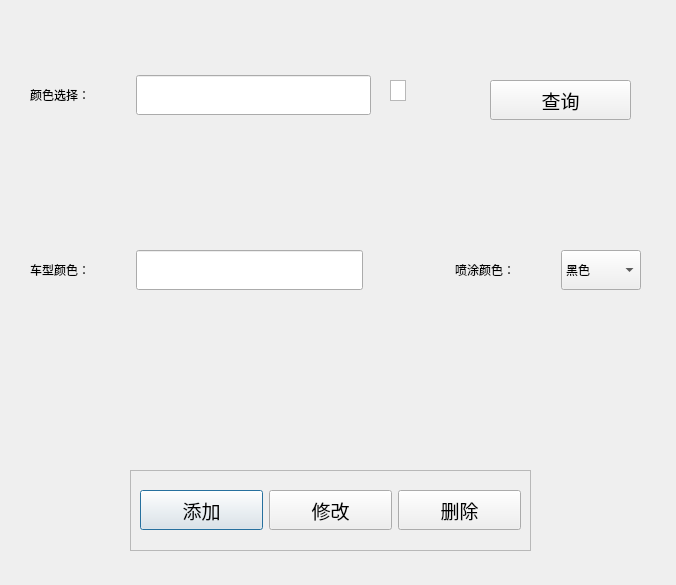
<?xml version="1.0" encoding="UTF-8"?>
<ui version="4.0">
 <class>ColorDataManageDialog</class>
 <widget class="QDialog" name="ColorDataManageDialog">
  <property name="geometry">
   <rect>
    <x>0</x>
    <y>0</y>
    <width>676</width>
    <height>585</height>
   </rect>
  </property>
  <property name="windowTitle">
   <string>Dialog</string>
  </property>
  <widget class="QWidget" name="gridLayoutWidget">
   <property name="geometry">
    <rect>
     <x>30</x>
     <y>220</y>
     <width>611</width>
     <height>101</height>
    </rect>
   </property>
   <layout class="QGridLayout" name="gridLayout">
    <item row="0" column="0">
     <widget class="QLabel" name="label_5">
      <property name="minimumSize">
       <size>
        <width>100</width>
        <height>0</height>
       </size>
      </property>
      <property name="font">
       <font>
        <pointsize>9</pointsize>
       </font>
      </property>
      <property name="text">
       <string>车型颜色：</string>
      </property>
     </widget>
    </item>
    <item row="0" column="3">
     <widget class="QLabel" name="label_8">
      <property name="minimumSize">
       <size>
        <width>100</width>
        <height>0</height>
       </size>
      </property>
      <property name="font">
       <font>
        <pointsize>9</pointsize>
       </font>
      </property>
      <property name="text">
       <string>喷涂颜色：</string>
      </property>
     </widget>
    </item>
    <item row="0" column="1">
     <widget class="QLineEdit" name="MarginLBlineEdit">
      <property name="minimumSize">
       <size>
        <width>0</width>
        <height>40</height>
       </size>
      </property>
      <property name="font">
       <font>
        <pointsize>14</pointsize>
       </font>
      </property>
     </widget>
    </item>
    <item row="0" column="2">
     <widget class="QWidget" name="widget" native="true">
      <property name="minimumSize">
       <size>
        <width>80</width>
        <height>0</height>
       </size>
      </property>
     </widget>
    </item>
    <item row="0" column="4">
     <widget class="QComboBox" name="printcolor_comboBox">
      <property name="minimumSize">
       <size>
        <width>80</width>
        <height>40</height>
       </size>
      </property>
      <item>
       <property name="text">
        <string>黑色</string>
       </property>
      </item>
      <item>
       <property name="text">
        <string>白色</string>
       </property>
      </item>
     </widget>
    </item>
   </layout>
  </widget>
  <widget class="QFrame" name="frame">
   <property name="geometry">
    <rect>
     <x>130</x>
     <y>470</y>
     <width>401</width>
     <height>81</height>
    </rect>
   </property>
   <property name="font">
    <font>
     <pointsize>14</pointsize>
    </font>
   </property>
   <property name="frameShape">
    <enum>QFrame::StyledPanel</enum>
   </property>
   <property name="frameShadow">
    <enum>QFrame::Raised</enum>
   </property>
   <widget class="QWidget" name="horizontalLayoutWidget">
    <property name="geometry">
     <rect>
      <x>10</x>
      <y>0</y>
      <width>381</width>
      <height>81</height>
     </rect>
    </property>
    <layout class="QHBoxLayout" name="horizontalLayout">
     <item>
      <widget class="QPushButton" name="InsertpushButton">
       <property name="minimumSize">
        <size>
         <width>80</width>
         <height>40</height>
        </size>
       </property>
       <property name="font">
        <font>
         <pointsize>14</pointsize>
        </font>
       </property>
       <property name="text">
        <string>添加</string>
       </property>
      </widget>
     </item>
     <item>
      <widget class="QPushButton" name="UpdatepushButton">
       <property name="minimumSize">
        <size>
         <width>80</width>
         <height>40</height>
        </size>
       </property>
       <property name="font">
        <font>
         <pointsize>14</pointsize>
        </font>
       </property>
       <property name="text">
        <string>修改</string>
       </property>
      </widget>
     </item>
     <item>
      <widget class="QPushButton" name="DeletepushButton">
       <property name="minimumSize">
        <size>
         <width>80</width>
         <height>40</height>
        </size>
       </property>
       <property name="font">
        <font>
         <pointsize>14</pointsize>
        </font>
       </property>
       <property name="text">
        <string>删除</string>
       </property>
      </widget>
     </item>
    </layout>
   </widget>
  </widget>
  <widget class="QWidget" name="gridLayoutWidget_2">
   <property name="geometry">
    <rect>
     <x>30</x>
     <y>70</y>
     <width>341</width>
     <height>51</height>
    </rect>
   </property>
   <layout class="QGridLayout" name="gridLayout_2">
    <item row="0" column="1">
     <widget class="QLineEdit" name="TypelineEdit">
      <property name="minimumSize">
       <size>
        <width>0</width>
        <height>40</height>
       </size>
      </property>
      <property name="font">
       <font>
        <pointsize>14</pointsize>
       </font>
      </property>
     </widget>
    </item>
    <item row="0" column="0">
     <widget class="QLabel" name="label">
      <property name="minimumSize">
       <size>
        <width>100</width>
        <height>0</height>
       </size>
      </property>
      <property name="font">
       <font>
        <pointsize>9</pointsize>
       </font>
      </property>
      <property name="text">
       <string>颜色选择：</string>
      </property>
     </widget>
    </item>
   </layout>
  </widget>
  <widget class="QPushButton" name="QuerypushButton">
   <property name="geometry">
    <rect>
     <x>490</x>
     <y>80</y>
     <width>141</width>
     <height>40</height>
    </rect>
   </property>
   <property name="minimumSize">
    <size>
     <width>80</width>
     <height>40</height>
    </size>
   </property>
   <property name="font">
    <font>
     <pointsize>14</pointsize>
    </font>
   </property>
   <property name="text">
    <string>查询</string>
   </property>
  </widget>
  <widget class="QTableView" name="TypetableView">
   <property name="geometry">
    <rect>
     <x>390</x>
     <y>80</y>
     <width>16</width>
     <height>21</height>
    </rect>
   </property>
  </widget>
 </widget>
 <resources/>
 <connections/>
</ui>
